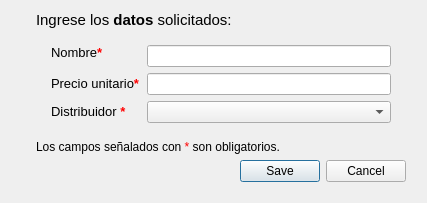
<?xml version="1.0" encoding="UTF-8"?>
<ui version="4.0">
 <class>newProducto</class>
 <widget class="QDialog" name="newProducto">
  <property name="geometry">
   <rect>
    <x>0</x>
    <y>0</y>
    <width>427</width>
    <height>203</height>
   </rect>
  </property>
  <property name="focusPolicy">
   <enum>Qt::NoFocus</enum>
  </property>
  <property name="windowTitle">
   <string>Nuevo Proveedor</string>
  </property>
  <layout class="QVBoxLayout" name="verticalLayout">
   <item>
    <layout class="QGridLayout" name="gridLayout">
     <property name="bottomMargin">
      <number>0</number>
     </property>
     <item row="0" column="0">
      <layout class="QGridLayout" name="gridLayout_2" rowstretch="0,0,0">
       <property name="leftMargin">
        <number>25</number>
       </property>
       <property name="topMargin">
        <number>0</number>
       </property>
       <property name="bottomMargin">
        <number>0</number>
       </property>
       <item row="1" column="0">
        <widget class="QLabel" name="Cartelito_NewProducto">
         <property name="sizePolicy">
          <sizepolicy hsizetype="Fixed" vsizetype="Preferred">
           <horstretch>0</horstretch>
           <verstretch>0</verstretch>
          </sizepolicy>
         </property>
         <property name="font">
          <font>
           <pointsize>12</pointsize>
           <bold>true</bold>
          </font>
         </property>
         <property name="text">
          <string>&lt;html&gt;&lt;head/&gt;&lt;body&gt;&lt;p&gt;&lt;span style=&quot; font-size:11pt; font-weight:400;&quot;&gt;Ingrese los &lt;/span&gt;&lt;span style=&quot; font-size:11pt;&quot;&gt;datos&lt;/span&gt;&lt;span style=&quot; font-size:11pt; font-weight:400;&quot;&gt; solicitados:&lt;/span&gt;&lt;/p&gt;&lt;/body&gt;&lt;/html&gt;</string>
         </property>
        </widget>
       </item>
       <item row="2" column="0">
        <spacer name="verticalSpacer_2">
         <property name="orientation">
          <enum>Qt::Vertical</enum>
         </property>
         <property name="sizeHint" stdset="0">
          <size>
           <width>20</width>
           <height>20</height>
          </size>
         </property>
        </spacer>
       </item>
       <item row="1" column="1">
        <spacer name="horizontalSpacer_2">
         <property name="orientation">
          <enum>Qt::Horizontal</enum>
         </property>
         <property name="sizeHint" stdset="0">
          <size>
           <width>40</width>
           <height>10</height>
          </size>
         </property>
        </spacer>
       </item>
      </layout>
     </item>
     <item row="3" column="0">
      <layout class="QVBoxLayout" name="verticalLayout_3" stretch="0,0">
       <property name="leftMargin">
        <number>25</number>
       </property>
       <property name="topMargin">
        <number>0</number>
       </property>
       <property name="rightMargin">
        <number>10</number>
       </property>
       <property name="bottomMargin">
        <number>10</number>
       </property>
       <item>
        <widget class="QLabel" name="label_2">
         <property name="text">
          <string>&lt;html&gt;&lt;head/&gt;&lt;body&gt;&lt;p&gt;Los campos señalados con &lt;span style=&quot; color:#ff0000;&quot;&gt;*&lt;/span&gt; son obligatorios. &lt;/p&gt;&lt;/body&gt;&lt;/html&gt;</string>
         </property>
        </widget>
       </item>
       <item>
        <widget class="QDialogButtonBox" name="buttonBox">
         <property name="orientation">
          <enum>Qt::Horizontal</enum>
         </property>
         <property name="standardButtons">
          <set>QDialogButtonBox::Cancel|QDialogButtonBox::Save</set>
         </property>
        </widget>
       </item>
      </layout>
     </item>
     <item row="1" column="0">
      <layout class="QFormLayout" name="formLayout_2">
       <property name="leftMargin">
        <number>40</number>
       </property>
       <property name="rightMargin">
        <number>25</number>
       </property>
       <item row="0" column="0">
        <widget class="QLabel" name="lblNombre_2">
         <property name="sizePolicy">
          <sizepolicy hsizetype="Fixed" vsizetype="Fixed">
           <horstretch>0</horstretch>
           <verstretch>0</verstretch>
          </sizepolicy>
         </property>
         <property name="font">
          <font>
           <pointsize>10</pointsize>
          </font>
         </property>
         <property name="text">
          <string>&lt;html&gt;&lt;head/&gt;&lt;body&gt;&lt;p&gt;Nombre&lt;span style=&quot; font-weight:700; color:#ff0000;&quot;&gt;*&lt;/span&gt;&lt;/p&gt;&lt;/body&gt;&lt;/html&gt;</string>
         </property>
        </widget>
       </item>
       <item row="0" column="1">
        <widget class="QLineEdit" name="lnEditNombre_2"/>
       </item>
       <item row="1" column="0">
        <widget class="QLabel" name="lblPrecio_2">
         <property name="font">
          <font>
           <pointsize>10</pointsize>
          </font>
         </property>
         <property name="text">
          <string>&lt;html&gt;&lt;head/&gt;&lt;body&gt;&lt;p&gt;Precio unitario&lt;span style=&quot; font-weight:700; color:#ff0000;&quot;&gt;*&lt;/span&gt;&lt;/p&gt;&lt;/body&gt;&lt;/html&gt;</string>
         </property>
        </widget>
       </item>
       <item row="1" column="1">
        <widget class="QLineEdit" name="lnEditPrecio_2"/>
       </item>
       <item row="2" column="0">
        <widget class="QLabel" name="lblDistr_2">
         <property name="font">
          <font>
           <pointsize>10</pointsize>
          </font>
         </property>
         <property name="text">
          <string>&lt;html&gt;&lt;head/&gt;&lt;body&gt;&lt;p&gt;Distribuidor &lt;span style=&quot; font-weight:700; color:#ff0000;&quot;&gt;*&lt;/span&gt;&lt;/p&gt;&lt;/body&gt;&lt;/html&gt;</string>
         </property>
        </widget>
       </item>
       <item row="2" column="1">
        <widget class="QComboBox" name="comboxDistr_2"/>
       </item>
      </layout>
     </item>
     <item row="2" column="0">
      <spacer name="verticalSpacer">
       <property name="orientation">
        <enum>Qt::Vertical</enum>
       </property>
       <property name="sizeHint" stdset="0">
        <size>
         <width>20</width>
         <height>20</height>
        </size>
       </property>
      </spacer>
     </item>
    </layout>
   </item>
  </layout>
 </widget>
 <resources/>
 <connections>
  <connection>
   <sender>buttonBox</sender>
   <signal>accepted()</signal>
   <receiver>newProducto</receiver>
   <slot>accept()</slot>
   <hints>
    <hint type="sourcelabel">
     <x>248</x>
     <y>254</y>
    </hint>
    <hint type="destinationlabel">
     <x>157</x>
     <y>274</y>
    </hint>
   </hints>
  </connection>
  <connection>
   <sender>buttonBox</sender>
   <signal>rejected()</signal>
   <receiver>newProducto</receiver>
   <slot>reject()</slot>
   <hints>
    <hint type="sourcelabel">
     <x>316</x>
     <y>260</y>
    </hint>
    <hint type="destinationlabel">
     <x>286</x>
     <y>274</y>
    </hint>
   </hints>
  </connection>
 </connections>
</ui>
